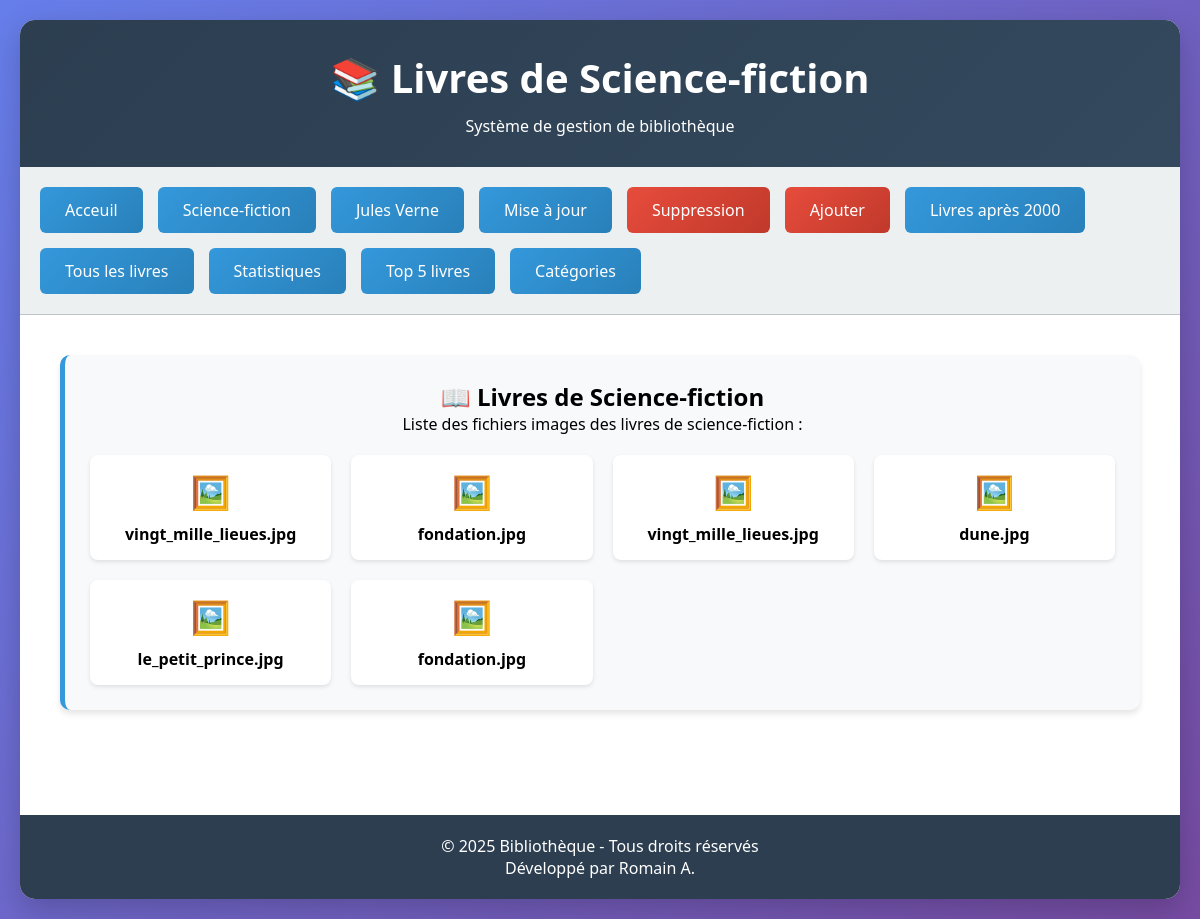
Before: /science_fiction.php with the older database file.
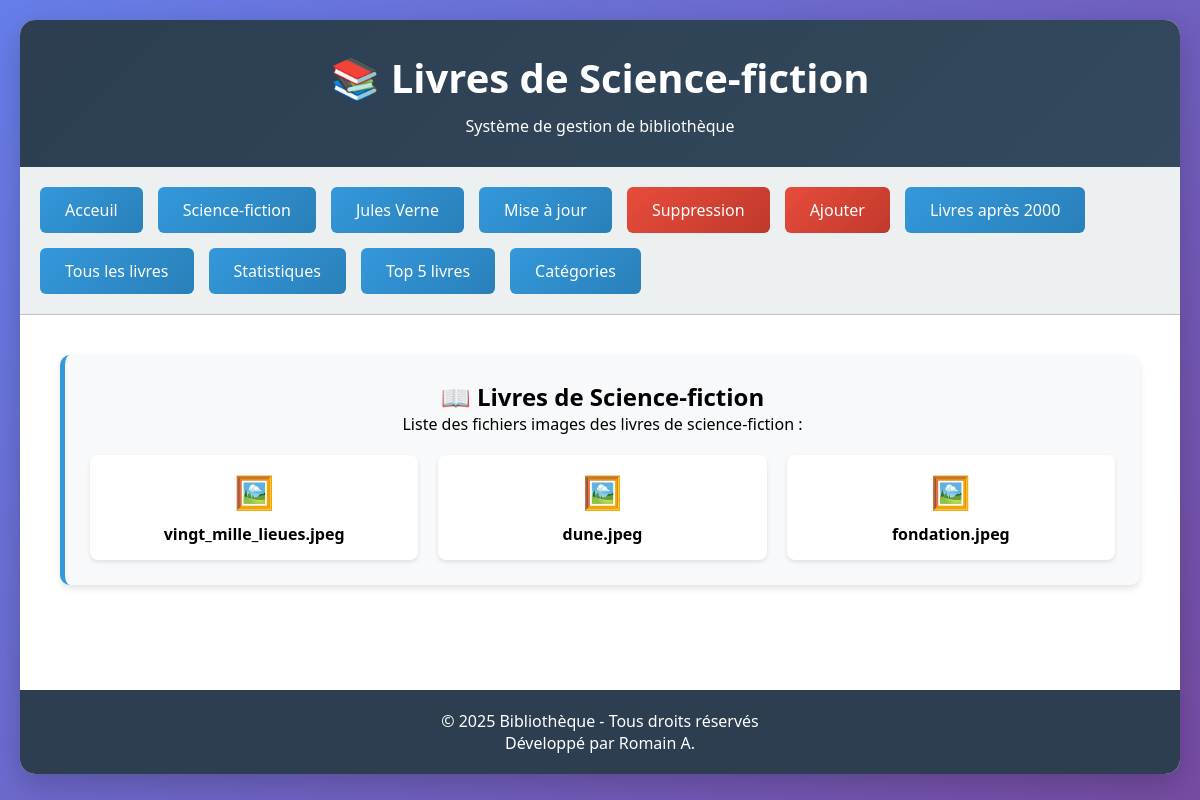
After: the same page with the newer database file.
### tables this page shows
CREATE TABLE `livres` (
  `id` int(11) NOT NULL,
  `titre` varchar(255) NOT NULL,
  `auteur` varchar(255) NOT NULL,
  `annee_publication` int(11) DEFAULT NULL,
  `categorie` varchar(50) DEFAULT NULL,
  `image` varchar(50) DEFAULT NULL
);

### science_fiction.php (the view)
<?php
require_once 'config.php';
$title = "Livres de Science-fiction";
echo getHeader($title);
echo getNavigation();
try {
    $conn = getConnection();
    $sql = "SELECT * FROM livres WHERE categorie = 'Science-fiction'";
    $stmt = $conn->prepare($sql);
    $stmt->execute();
    $result = $stmt->fetchAll(PDO::FETCH_ASSOC);
    echo '<div class="content">';
    echo '<div class="card">';
    echo '<h2>📖 Livres de Science-fiction</h2>';
    echo '<p>Liste des fichiers images des livres de science-fiction :</p>';
    if (count($result) > 0) {
        echo '<div style="display: grid; grid-template-columns: repeat(auto-fit, minmax(200px, 1fr)); gap: 20px; margin-top: 20px;">';
        foreach ($result as $row) {
            echo '<div style="background: white; padding: 15px; border-radius: 8px; text-align: center; box-shadow: 0 2px 4px rgba(0,0,0,0.1);">';
            echo '<div style="font-size: 2em; margin-bottom: 10px;">🖼️</div>';
            echo '<strong>' . htmlspecialchars($row['image']) . '</strong>';
            echo '</div>';
        }
        echo '</div>';
    } else {
        echo '<div class="alert alert-danger">Aucun livre de science-fiction trouvé.</div>';
    }
    echo '</div>';
    echo '</div>';
} catch(PDOException $e) {
    echo '<div class="content">';
    echo '<div class="alert alert-danger">Erreur: ' . $e->getMessage() . '</div>';
    echo '</div>';
}
echo getFooter();
?>

Changed rows visible on the page:
no longer on this page (row edited): livres: image "vingt_mille_lieues.jpg"
no longer on this page (row edited): livres: image "dune.jpg"
no longer on this page (row edited): livres: image "le_petit_prince.jpg"
no longer on this page (row edited): livres: image "fondation.jpg"
changed livres: image "vingt_mille_lieues.jpg" → "vingt_mille_lieues.jpeg"
now on this page (row edited): livres: image "dune.jpeg"
changed livres: image "fondation.jpg" → "fondation.jpeg"
